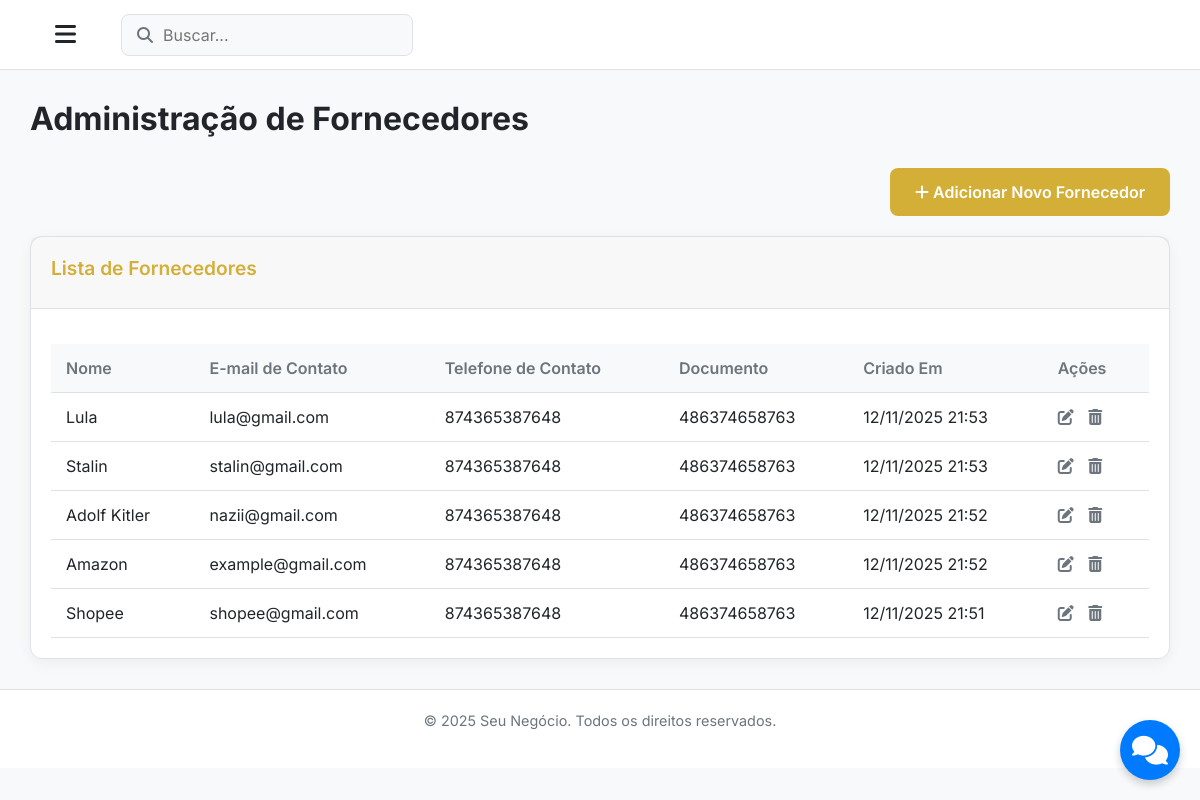
The app's page /project/suppliers/ (signed in) with its own data.
### project/models.py (models this page shows, shortened)
class Supplier(models.Model):
    name = models.CharField('nome', max_length=200)
    contact_email = models.EmailField('e-mail', blank=True, null=True)
    contact_phone = models.CharField('telefone', max_length=30, blank=True)
    document = models.CharField('documento (CNPJ/CPF)', max_length=40, blank=True)
    created_at = models.DateTimeField(default=timezone.now)
    class Meta:
        verbose_name = 'Fornecedor'
        verbose_name_plural = 'Fornecedores'

### project/views.py (the view)
# urls.py: path('suppliers/', supplier_list_view, name='supplier_list'),
@login_required
def supplier_list_view(request):
    suppliers = Supplier.objects.all().order_by('-created_at')
    context = {
        'suppliers': suppliers,
        'page_title': 'Administração de Fornecedores'
    }
    return render(request, 'supplier_list.html', context)

### templates/supplier_list.html (shortened to what this page needs)
{% extends "base.html" %}
{% load static %}
{% block content %}
<h2 class="page-title">{{ page_title }}</h2>
<div class="content-header-actions">
    <a href="/admin/project/supplier/add/" target="_blank" class="btn btn-primary">
        <i class="fas fa-plus"></i> Adicionar Novo Fornecedor
    </a>
</div>
<div class="card">
    <div class="card-header">
        <h3>Lista de Fornecedores</h3>
    </div>
    <div class="card-body">
        <div class="table-responsive">
            <table>
                <thead>
                    <tr>
                        <th>Nome</th>
                        <th>E-mail de Contato</th>
                        <th>Telefone de Contato</th>
                        <th>Documento</th>
                        <th>Criado Em</th>
                        <th>Ações</th>
                    </tr>
                </thead>
                <tbody>
                    {% for supplier in suppliers %}
                    <tr>
                        <td>{{ supplier.name }}</td>
                        <td>{{ supplier.contact_email|default:"N/A" }}</td>
                        <td>{{ supplier.contact_phone|default:"N/A" }}</td>
                        <td>{{ supplier.document|default:"N/A" }}</td>
                        <td>{{ supplier.created_at|date:"d/m/Y H:i" }}</td>
                        <td>
                            <a href="/admin/project/supplier/{{ supplier.pk }}/change/" target="_blank" class="action-icon edit-icon" title="Editar">
                                <i class="fas fa-edit"></i>
                            </a>
                            <a href="/admin/project/supplier/{{ supplier.pk }}/delete/" target="_blank" class="action-icon delete-icon" title="Excluir">
                                <i class="fas fa-trash-alt"></i>
                            </a>
                        </td>
                    </tr>
                    {% empty %}
                    <tr>
                        <td colspan="6" class="text-center">Nenhum fornecedor encontrado.</td>
                    </tr>
                    {% endfor %}
                </tbody>
            </table>
        </div>
    </div>
</div>
{% endblock %}

### project/static/css/main.css (style rules this page uses)
:root { --gold: #D4AF37; --gold-dark: #b89a30; --bg-primary: #F8F9FA; --bg-secondary: #FFFFFF; --text-primary: #212529; --text-secondary: #6C757D; --border-color: #DEE2E6; --hover-color: #E9ECEF; --sidebar-width: 260px; --header-height: 70px; --font-family: 'Inter', sans-serif; }
* { margin: 0; padding: 0; box-sizing: border-box; }
body { font-family: var(--font-family); background-color: var(--bg-primary); color: var(--text-primary); }
a { text-decoration: none; color: inherit; }
.btn { padding: 12px 25px; border-radius: 8px; font-weight: 600; transition: all 0.2s ease; border: none; }
.btn-primary { background-color: var(--gold); color: var(--bg-secondary); }
.page-title { font-size: 2rem; font-weight: 700; margin-bottom: 30px; color: var(--text-primary); }
.card { background-color: var(--bg-secondary); border: 1px solid var(--border-color); border-radius: 12px; box-shadow: 0 4px 15px rgba(0,0,0,0.05); }
.card-header { padding: 20px; border-bottom: 1px solid var(--border-color); }
.card-header h3 { font-size: 1.2rem; font-weight: 600; color: var(--gold); }
.card-body { padding: 20px; }

### project/static/css/animations.css (style rules this page uses)
.stat-card, .card { transition: transform 0.3s ease, box-shadow 0.3s ease; }
.btn { transition: background-color 0.3s ease, transform 0.2s ease; }

### templates/supplier_list.html (style rules this page uses)
.content-header-actions { margin-bottom: 20px; display: flex; justify-content: flex-end; }
.table-responsive { overflow-x: auto; }
table { width: 100%; border-collapse: collapse; margin-top: 15px; }
table th, table td { padding: 12px 15px; text-align: left; border-bottom: 1px solid var(--border-color); }
table th { background-color: var(--bg-primary); color: var(--text-secondary); font-weight: 600; }
.action-icon { margin-right: 10px; color: var(--text-secondary); transition: color 0.2s ease; }

### records on screen
Supplier: name "Lula", contact_email "lula@gmail.com", contact_phone "874365387648", document "486374658763", created_at "12/11/2025 21:53"
Supplier: name "Stalin", contact_email "stalin@gmail.com", contact_phone "874365387648", document "486374658763", created_at "12/11/2025 21:53"
Supplier: name "Adolf Kitler", contact_email "nazii@gmail.com", contact_phone "874365387648", document "486374658763", created_at "12/11/2025 21:52"
Supplier: name "Amazon", contact_email "example@gmail.com", contact_phone "874365387648", document "486374658763", created_at "12/11/2025 21:52"
Supplier: name "Shopee", contact_email "shopee@gmail.com", contact_phone "874365387648", document "486374658763", created_at "12/11/2025 21:51"

### other values on screen
{{ page_title }} "Administração de Fornecedores"
